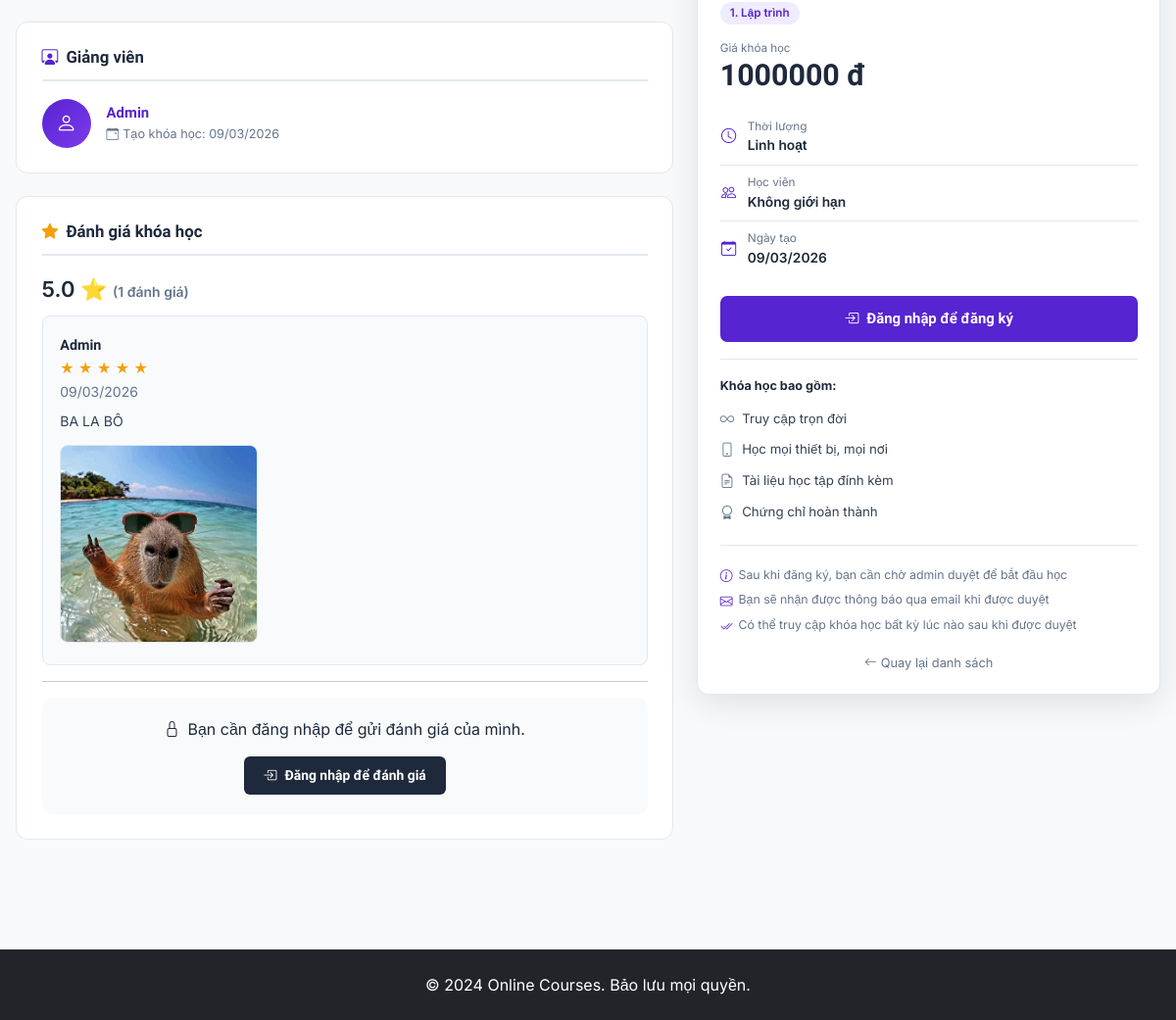
The app's page /courses/19/ (lower part), older data.
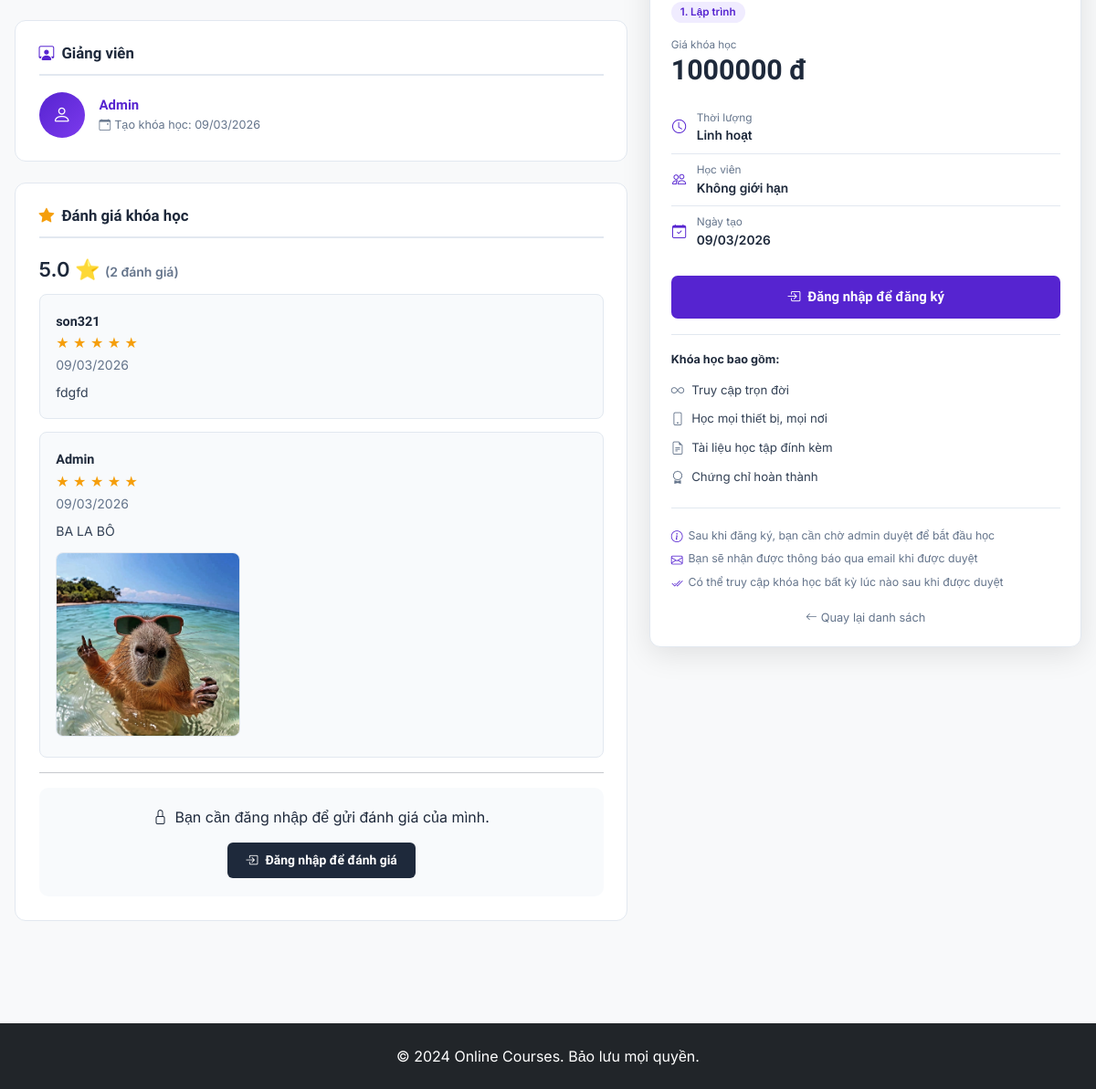
The same page, newer data.
### courses/models.py (models this page shows, shortened)
class Review(models.Model):
    course = models.ForeignKey(
        Course,
        on_delete=models.CASCADE,
        related_name='reviews',
        verbose_name="Khóa học"
    )
    user = models.ForeignKey(
        User,
        on_delete=models.CASCADE,
        verbose_name="Học viên"
    )
    rating = models.IntegerField(
        validators=[MinValueValidator(1), MaxValueValidator(5)],
        verbose_name="Số sao (1-5)"
    )
    comment = models.TextField(verbose_name="Nhận xét")
    image = models.ImageField(
        upload_to='reviews/',
        blank=True,
        null=True,
        verbose_name="Ảnh đính kèm"
    )
    admin_reply = models.TextField(
        blank=True,
        null=True,
        verbose_name="Phản hồi từ Admin"
    )
    is_visible = models.BooleanField(
        default=True,
        verbose_name="Hiển thị công khai"
    )
    created_at = models.DateTimeField(auto_now_add=True)
    class Meta:
        verbose_name = "Đánh giá"
        verbose_name_plural = "Đánh giá"
        ordering = ['-created_at']
        unique_together = ['course', 'user']

### courses/views.py (the view, shortened to what this page needs)
# urls.py: path('<int:pk>/', views.course_detail, name='course_detail'),
def course_detail(request, pk):
    course = get_object_or_404(
        Course,
        pk=pk,
        status='approved'
    )
    is_enrolled = False
    enrollment_status = None
    reviews = Review.objects.filter(
        course=course,
        is_visible=True
    ).select_related('user').order_by('-created_at')
    average_rating = reviews.aggregate(Avg('rating'))['rating__avg']
    context = {
        'course': course,
        'is_enrolled': is_enrolled,
        'enrollment_status': enrollment_status,
        'reviews': reviews,
        'average_rating': round(average_rating, 1) if average_rating else None,
    }
    return render(request, 'courses/course_detail.html', context)

### templates/courses/course_detail.html (shortened to what the changed rows need)
{% extends "base.html" %}
{% block content %}
<div class="page-body">
    <div class="row g-4 align-items-start">
        <div class="col-12 col-lg-7">
            <div class="section-card">
                {% if average_rating %}
                <div style="font-size:22px;font-weight:600;margin-bottom:10px;">
                    {{ average_rating }} ⭐
                    <span style="font-size:14px;color:#64748b">
                        ({{ reviews.count }} đánh giá)
                    </span>
                </div>
                {% endif %}
                {% for review in reviews %}
    <div class="review-card">
        <strong>{{ review.user.username }}</strong>
        <div>
            {% for i in "12345" %}
                {% if forloop.counter <= review.rating %}
                    <span style="color:#f59e0b">★</span>
                {% else %}
                    <span style="color:#ccc">★</span>
                {% endif %}
            {% endfor %}
        </div>
        <small style="color:#64748b">
            {{ review.created_at|date:"d/m/Y" }}
        </small>
        <p style="margin-top:8px;">{{ review.comment }}</p>
        {% if review.image %}
        <div style="margin-top:12px;">
            <div style="border:1px solid #e2e8f0;border-radius:8px;overflow:hidden;display:inline-block;">
                <a href="{{ review.image.url }}" target="_blank" style="display:block;">
                    <img src="{{ review.image.url }}"
                         style="max-width:200px;max-height:200px;object-fit:cover;"
                         alt="Ảnh đính kèm đánh giá">
                </a>
            </div>
        </div>
        {% endif %}
    </div>
{% endfor %}
            </div>
        </div>
    </div>
</div>
{% endblock %}

Row changes from the older to the newer data that the page shows:
added Review: user.username "son321", rating 5 (drawn), created_at "09/03/2026", comment "fdgfd"
Text that changed along with them:
{{ reviews.count }}: "1" → "2"
